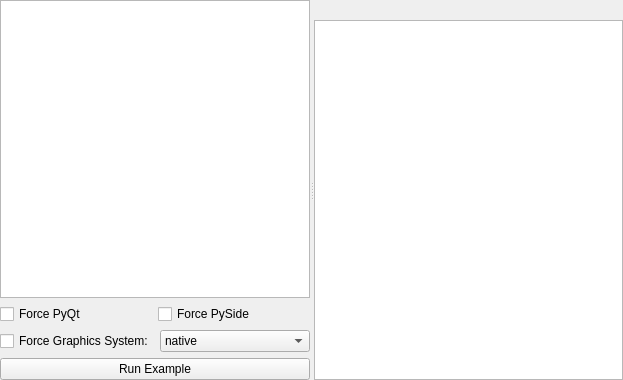
<?xml version="1.0" encoding="UTF-8"?>
<ui version="4.0">
 <class>Form</class>
 <widget class="QWidget" name="Form">
  <property name="geometry">
   <rect>
    <x>0</x>
    <y>0</y>
    <width>623</width>
    <height>380</height>
   </rect>
  </property>
  <property name="windowTitle">
   <string>Form</string>
  </property>
  <layout class="QGridLayout" name="gridLayout">
   <property name="margin">
    <number>0</number>
   </property>
   <property name="spacing">
    <number>0</number>
   </property>
   <item row="0" column="0">
    <widget class="QSplitter" name="splitter">
     <property name="orientation">
      <enum>Qt::Horizontal</enum>
     </property>
     <widget class="QWidget" name="">
      <layout class="QVBoxLayout" name="verticalLayout">
       <item>
        <widget class="QTreeWidget" name="exampleTree">
         <attribute name="headerVisible">
          <bool>false</bool>
         </attribute>
         <column>
          <property name="text">
           <string notr="true">1</string>
          </property>
         </column>
        </widget>
       </item>
       <item>
        <layout class="QHBoxLayout" name="horizontalLayout">
         <item>
          <widget class="QCheckBox" name="pyqtCheck">
           <property name="text">
            <string>Force PyQt</string>
           </property>
          </widget>
         </item>
         <item>
          <widget class="QCheckBox" name="pysideCheck">
           <property name="text">
            <string>Force PySide</string>
           </property>
          </widget>
         </item>
        </layout>
       </item>
       <item>
        <layout class="QHBoxLayout" name="horizontalLayout_2">
         <item>
          <widget class="QCheckBox" name="forceGraphicsCheck">
           <property name="text">
            <string>Force Graphics System:</string>
           </property>
          </widget>
         </item>
         <item>
          <widget class="QComboBox" name="forceGraphicsCombo">
           <item>
            <property name="text">
             <string>native</string>
            </property>
           </item>
           <item>
            <property name="text">
             <string>raster</string>
            </property>
           </item>
           <item>
            <property name="text">
             <string>opengl</string>
            </property>
           </item>
          </widget>
         </item>
        </layout>
       </item>
       <item>
        <widget class="QPushButton" name="loadBtn">
         <property name="text">
          <string>Run Example</string>
         </property>
        </widget>
       </item>
      </layout>
     </widget>
     <widget class="QWidget" name="">
      <layout class="QVBoxLayout" name="verticalLayout_2">
       <item>
        <widget class="QLabel" name="loadedFileLabel">
         <property name="font">
          <font>
           <weight>75</weight>
           <bold>true</bold>
          </font>
         </property>
         <property name="text">
          <string/>
         </property>
         <property name="alignment">
          <set>Qt::AlignCenter</set>
         </property>
        </widget>
       </item>
       <item>
        <widget class="QPlainTextEdit" name="codeView">
         <property name="font">
          <font>
           <family>FreeMono</family>
          </font>
         </property>
        </widget>
       </item>
      </layout>
     </widget>
    </widget>
   </item>
  </layout>
 </widget>
 <resources/>
 <connections/>
</ui>
